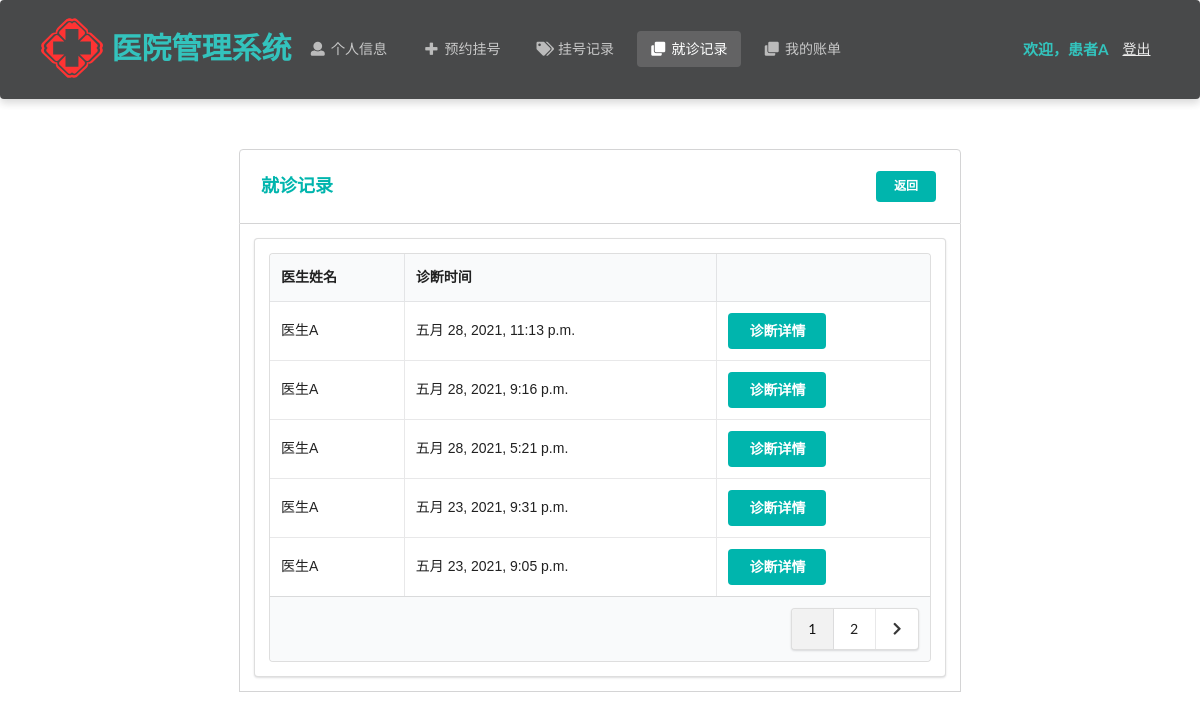
Screenshot of /patient/diagnosis/ (signed in) with the database file from the repository.
### Hospital/models.py (models this page shows, shortened)
class Patient(models.Model):
    name = models.CharField(max_length=10)  # 姓名
    password = models.CharField(max_length=32)  # 密码
    gender = models.CharField(max_length=32, choices=gender_choices)  # 性别
    identity_card_no = models.CharField(max_length=32, unique=True)  # 身份证号
    medical_insurance = models.BooleanField()  # 是否有医保
    telephone_no = models.CharField(max_length=32)  # 电话号码
    birth_date = models.DateField()  # 出生日期
    create_time = models.DateTimeField(auto_now_add=True)  # 注册时间

class Diagnosis(models.Model):
    patient = models.ForeignKey(Patient, on_delete=models.CASCADE)  # 患者
    doctor = models.ForeignKey(Doctor, on_delete=models.CASCADE)  # 医生
    appointment = models.ForeignKey(Appointment, on_delete=models.CASCADE, null=True)  # 对应的挂号
    create_time = models.DateTimeField(auto_now_add=True)  # 创建时间
    detail = models.TextField()  # 诊断详情
    class Meta:
        ordering = ["-create_time"]

class Doctor(models.Model):
    department_choices = (
        ('Department of Internal Medicine', '内科'),
        ('Department of Surgery', '外科'),
        ('Department of Pediatrics', '儿科'),
        ('Department of Obstetrics and Gynecology', '妇产科'),
        ('Department of Traditional Chinese Medicine', '中医科'),
        ('Department of Dermatology', '皮肤科'),
        ('Department of Oral Medicine', '口腔科'),
    )
    title_choices = (
        ('director physician', '主任医师'),
        ('assistant director physician', '副主任医师'),
        ('physician', '医师')
    )
    name = models.CharField(max_length=10)  # 姓名
    password = models.CharField(max_length=32)  # 密码
    gender = models.CharField(max_length=32, choices=gender_choices)  # 性别
    identity_card_no = models.CharField(max_length=32, unique=True)  # 身份证号
    department = models.CharField(max_length=64, choices=department_choices)  # 科室
    title = models.CharField(max_length=32, choices=title_choices)  # 职称
    description = models.TextField(max_length=512, default='暂无简介')  # 简介
    create_time = models.DateTimeField(auto_now_add=True)  # 注册时间

### Hospital/patientViews.py (the view)
# urls.py: path('patient/diagnosis/', patientViews.diagnosis),
def diagnosis(request):
    if request.method == 'POST':
        request.session['diagnosis'] = request.POST.get('diagnosis')
        return redirect('/patient/diagnosis/detail')
    identity_card_no = request.session['identity_card_no']
    patient = models.Patient.objects.get(identity_card_no=identity_card_no)
    diagnosis_records = models.Diagnosis.objects.filter(patient=patient)
    num_per_page = 5
    paginator = Paginator(diagnosis_records, num_per_page)
    page = request.GET.get('page', 1)
    try:
        page_obj = paginator.page(page)
    except PageNotAnInteger:
        page_obj = paginator.page(1)
    except EmptyPage:
        page_obj = paginator.page(paginator.num_pages)
    is_paginated = True if paginator.num_pages > 1 else False
    page_range = paginator.get_elided_page_range(page, on_each_side=3, on_ends=2)
    return render(request, 'patient/diagnosis.html', locals())

### Hospital/templates/patient/diagnosis.html (shortened to what this page needs)
<!DOCTYPE html>
<html lang="ch">
{% load static %}
<head>
    <link rel="stylesheet" href="https://cdn.jsdelivr.net/semantic-ui/2.2.4/semantic.min.css">
    <link rel="stylesheet" href="../../static/Hospital/css/me.css">
    <link rel="stylesheet" href="{% static 'Hospital/css/entry.css' %}">
</head>
<body>
    <nav class="ui inverted  segment m-padded-tb-large m-shadow-small m-opacity-mini">
        <div class="ui container">
            <div class="ui inverted secondary stackable menu">
                <img src="../../static/Hospital/img/logo.svg" height="80" width="80"/>
                <h2 class="ent">医院管理系统</h2>
                <a href="/patient/info" class="m-item item"><i class="user icon"></i>个人信息</a>
                <a href="/patient/makeAppointment" class="m-item item"><i class="plus icon"></i>预约挂号</a>
                <a href="/patient/appointment" class="m-item item"><i class="tags icon"></i>挂号记录</a>
                <a href="/patient/diagnosis" class="active m-item item"><i class="clone icon"></i>就诊记录</a>
                <a href="/patient/bill" class="m-item item"><i class="clone icon"></i>我的账单</a>
                <div class="right m-item item">
                    <h4 class="ui teal header item">欢迎，{{ patient.name }}</h4>
                    <a href="/patient/logout/" class="text-success "><ins>登出</ins></a>
                </div>
            </div>
        </div>
    </nav>
    <div class="m-container-small m-padded-tb-big">
        <div class="container">
            <div class="ui top attached rounded padded segment">
                <div class="ui middle aligned two column grid">
                    <div class="column">
                        <h3 class="ui teal header">就诊记录</h3>
                    </div>
                    <div class="basic right aligned column">
                        <a href="/patient/info/" class="ui teal tiny centered button">返回</a>
                    </div>
                </div>
            </div>
            <div class="ui attached segment">
                <div class="ui segment m-width-middle">
                    <table class="ui celled table">
                        <thead>
                            <tr>
                                <th>医生姓名</th>
                                <th>诊断时间</th>
                                <th></th>
                            </tr>
                        </thead>
                        <tbody>
                            {% for rec in page_obj%}
                            <tr>
                                <td>{{ rec.doctor.name }}</td>
                                <td>{{ rec.create_time }}</td>
                                <td><form action="" method="post">
                                    <button class="ui teal centered button">诊断详情</button>
                                    </form>
                                    </td>
                            </tr>
                            {% endfor %}
                        </tbody>
                      <tfoot>
                                                {% if is_paginated %}
                        <tr><th colspan="5">
                          <div class="ui right floated pagination menu">
                              {% for i in page_range %}
                                {% if page_obj.number == i %}
                                    <a class="item active">{{ i }}</a>
                                {% elif i == '…' %}
                                    <a class="item" href="?page=1">{{ i }}</a>
                                {% else %}
                                    <a class="item" href="?page={{ i }}">{{ i }}</a>
                                {% endif %}
                              {% endfor %}
                              {% if page_obj.has_next %}
                              <a class="icon item" href ="?page={{ page_obj.next_page_number }}">
                              <i class="right chevron icon"></i>
                              </a>
                              {% endif %}
                          </div>
                        </th>
                      </tr>
                      {% endif %}
                      </tfoot>
                    </table>
                </div>
            </div>
        </div>
            </div>
    <br>
    <br>
    <br>
</body>
</html>

### Hospital/static/Hospital/css/me.css (style rules this page uses)
.m-padded-tb-large { padding-top: 1.3em !important; padding-bottom: 1.3em !important; }
.m-padded-tb-big { padding-top: 3em !important; padding-bottom: 3em !important; }
.m-opacity-mini { opacity: 0.8!important; }
.m-container-small { max-width: 60em !important; margin: auto !important; }
.m-width-middle { max-width: 55em !important; margin: auto !important; }
.m-shadow-small { -webkit-box-shadow: 0 4px 8px rgba(0,0,0,0.2) !important; box-shadow: 0 4px 8px rgba(0,0,0,0.2) !important; }

### Hospital/static/Hospital/css/entry.css (style rules this page uses)
* { margin: 0; padding: 0; }
a { text-decoration: none; }
body { -webkit-font-smoothing: antialiased; background-color: #fff; font: 12px/1.5 Microsoft YaHei, Heiti SC, tahoma, arial, Hiragino Sans GB, "\5B8B\4F53", sans-serif; color: #666; }
.ui img { margin-top:-10px; margin-bottom:-10px; }
.ui .ent { font-size:30px; margin-top:10px; color:#00B5AD; }

### rows the page displays
Patient: name "患者A"
Diagnosis: doctor.name "医生A", create_time "五月 28, 2021, 11:13 p.m."
Diagnosis: doctor.name "医生A", create_time "五月 28, 2021, 9:16 p.m."
Diagnosis: doctor.name "医生A", create_time "五月 28, 2021, 5:21 p.m."
Diagnosis: doctor.name "医生A", create_time "五月 23, 2021, 9:31 p.m."
Diagnosis: doctor.name "医生A", create_time "五月 23, 2021, 9:05 p.m."

### other values shown
{{ i }} "1"
{{ i }} "2"
